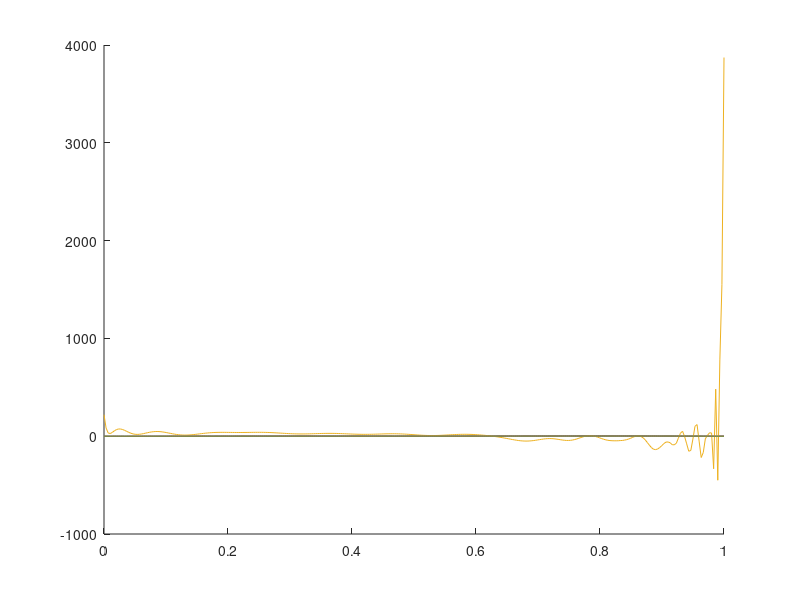
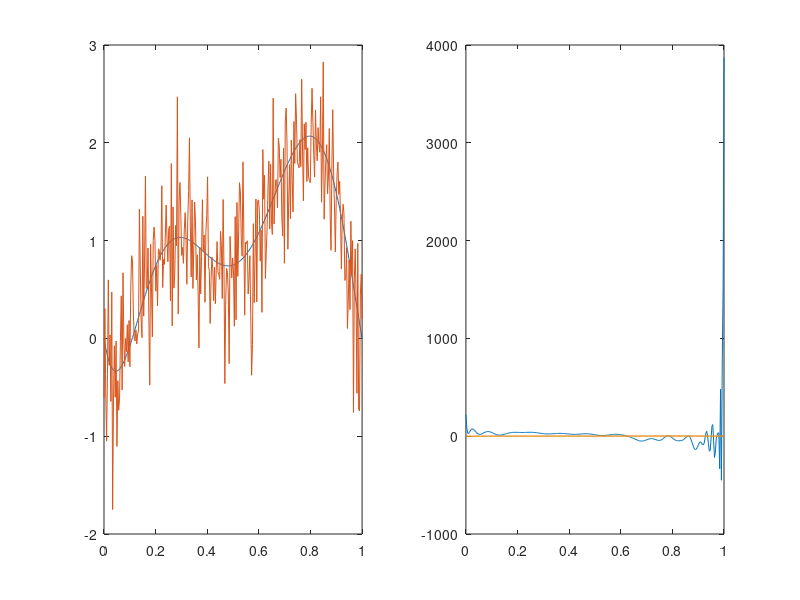

Write MATLAB code to recreate these figures, in order.

%% generate values  
b = [0 0.5 1 0.75 1.5 2 0]';
pointNo = 7;
axis = linspace(0,1,pointNo);
A = zeros(pointNo,length(b));
for i=1:length(b)
   A(:,i) = axis.^(i-1);    
end
x7 = A\b;

pointNo = 300;
A = zeros(pointNo,length(b));
axis = linspace(0,1,pointNo);
for i=1:length(b)
   A(:,i) = axis.^(i-1);    
end

figure(1)
hold on;
plot(axis,A*x7)
bTrue = A*x7;
alpha = 0.5;
b = bTrue + alpha * randn(size(bTrue));
plot(axis,b);

for i=1:pointNo
   A(:,i) = axis.^(i-1);    
end


%% regularize to obtain the noise free solution again.
 [U,S,V] = svd(A);
 sigma = diag(S);
 s = size(A);
 n = s(1);
% comp xOverfit 
lambda = 10e-25;
x = zeros(n,1);
for i = 1:n
    f = S(i,i)^2 / (S(i,i)^2 + lambda^2); 
    x = x + f*((U(:,i)'*b)/S(i,i)) * V(:,i);   
end
xOff = x;

%comp optimal fit.
%xOpt = tikhonov(A,b,15,false);
lambda = 0.079;
x = zeros(n,1);
for i = 1:n
    f = S(i,i)^2 / (S(i,i)^2 + lambda^2); 
    x = x + f*((U(:,i)'*b)/S(i,i)) * V(:,i);   
end
xOpt = x;

%comp overdamped solution.
lambda = 3;
x = zeros(n,1);
for i = 1:n
    f = S(i,i)^2 / (S(i,i)^2 + lambda^2); 
    x = x + f*((U(:,i)'*b)/S(i,i)) * V(:,i);   
end
xDmpd = x;

hold on;
plot(axis,A*xOff);
plot(axis,A*xOpt);
plot(axis,A*xDmpd);
hold off;


%% plot for report
close all
figure(5)
subplot(1,2,1)
plot(axis,bTrue)
hold on
plot(axis,b)
hold off
subplot(1,2,2)
plot(axis,A*xOff)
hold on;
plot(axis,A*xOpt);
plot(axis,A*xDmpd);
hold off;






